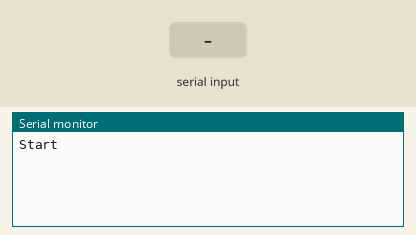
This sketch was run on a simulated Arduino Uno, built with avr-gcc and run on an emulated ATmega328P. On the bench: the last lines printed to the serial monitor. The test bench sets the inputs (shaded band).

Above: at 1.2 s.
1.3 s: "1" received over the second serial link
At 2.5 s:
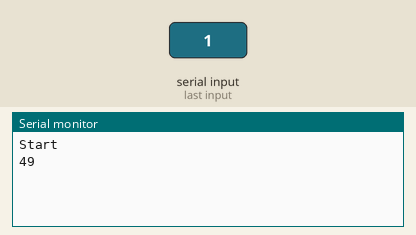
2.8 s: "0" received over the second serial link
At 3.6 s:
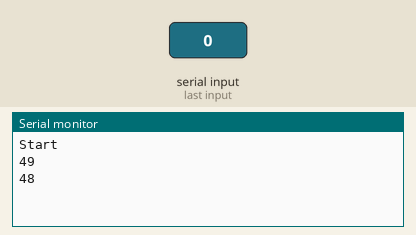
4.3 s: "2" received over the second serial link
At 4.8 s:
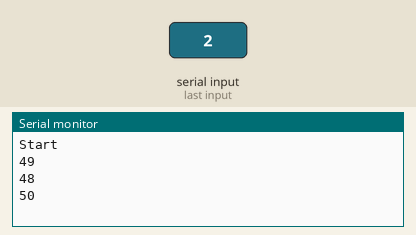

The sketch:

Slave.ino
```cpp
#include <SoftwareSerial.h>
SoftwareSerial slave(2,3);

// MASTER ADDR : 0021:09:002B85
// HC-06 : 98 DA 60 02 D2 1A

int cmd = 0;
int val = 0;

void setup()
{
  Serial.begin(9600);
  slave.begin(9600);
  Serial.println("Start");
}

void loop()
{
  while(slave.available() > 0){
    cmd = (int)slave.read();
    Serial.println(cmd);
  }
}
```

Measured:
- after the input at 1.3 s, the serial monitor: prints a new line at once (image 1)
- after the input at 2.8 s, the serial monitor: prints a new line at once (image 2)
- after the input at 4.3 s, the serial monitor: prints a new line at once (image 3)
